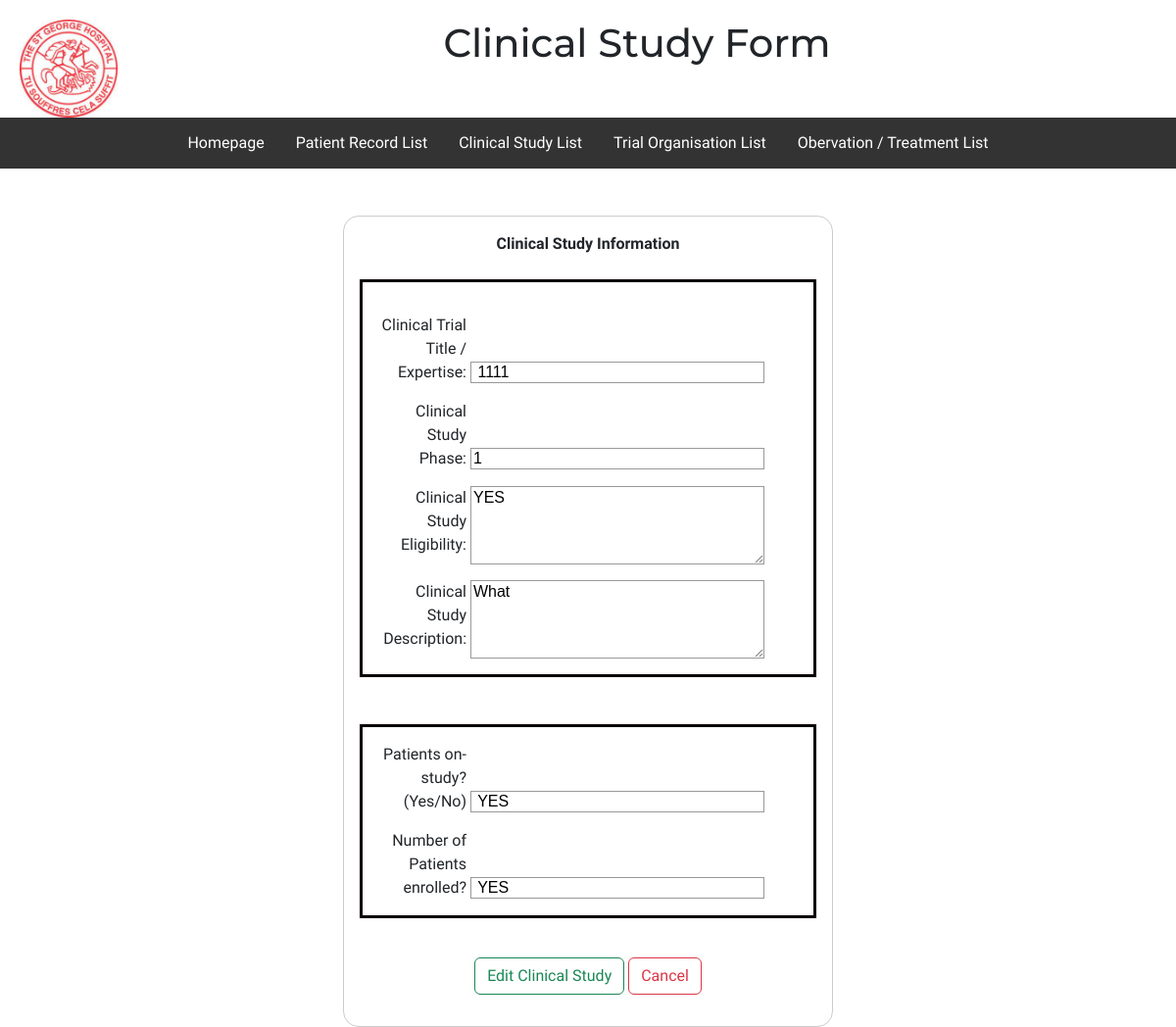
The app's page /clinicalStudiesFolder/editClinicalStudy.php?studyID=4, older data.
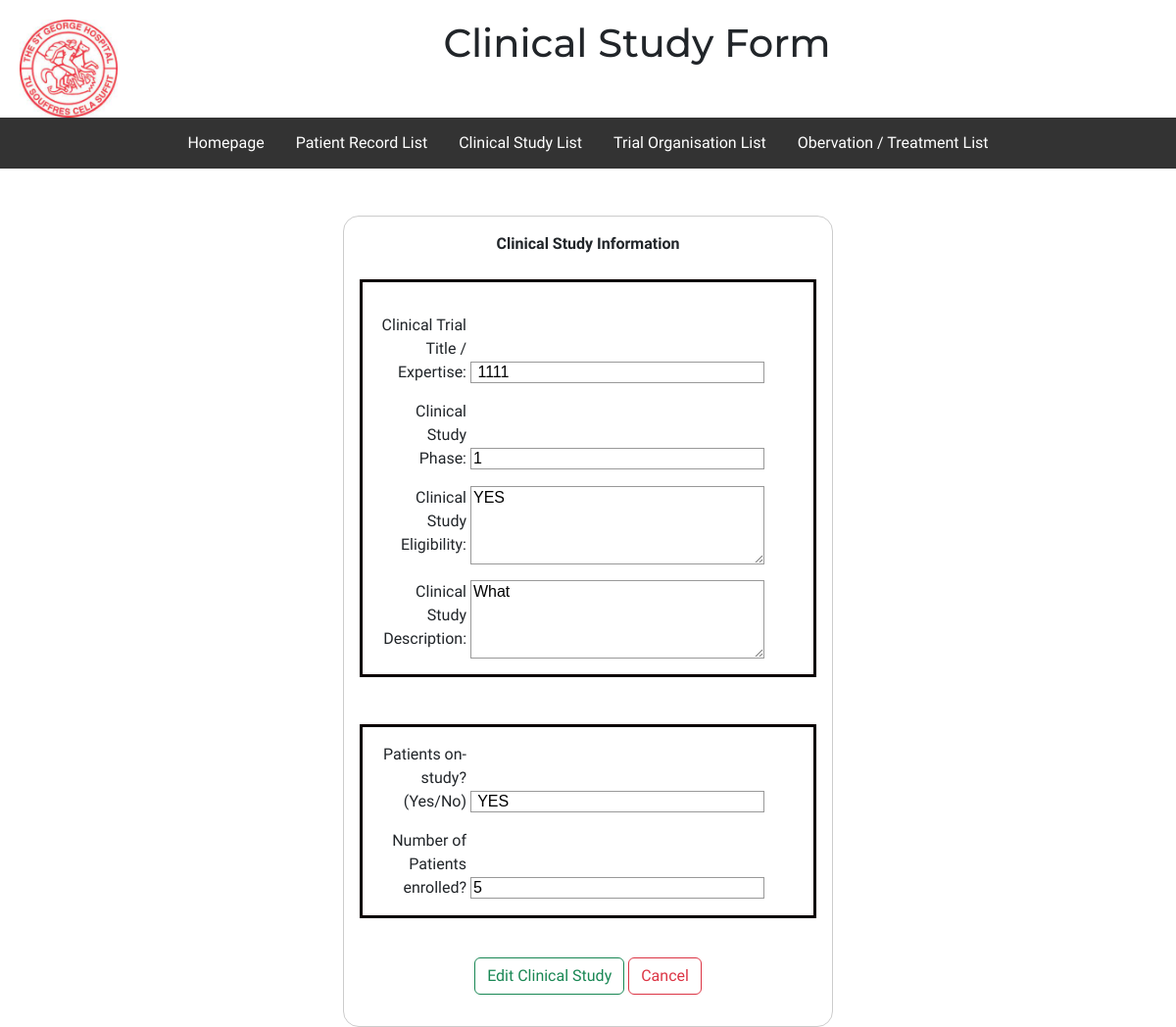
The same page, newer data.
### tables this page shows
CREATE TABLE `clinicalstudies` (
  `studyID` int(255) NOT NULL,
  `studyExpertise` varchar(255) NOT NULL,
  `studyPhase` int(255) NOT NULL,
  `eligibility` text NOT NULL,
  `clinicalStudyDescription` text NOT NULL,
  `onStudy` varchar(255) NOT NULL,
  `patientsEnrolledNumber` text NOT NULL
);

### clinicalStudiesFolder/editClinicalStudy.php (the view, shortened to what this page needs)
<?php
$servername = "localhost";
$username = "root";
$password = "";
$database = "clinicaltesting2";
$connection = new mysqli($servername, $username, $password, $database);
$studyExpertise = "";
$studyPhase = "";
$eligibility = "";
$clinicalStudyDescription = "";
$onStudy = "";
$patientsEnrolledNumber = "";
if ($_SERVER['REQUEST_METHOD'] == 'GET') {
    $studyID = $_GET["studyID"];
    $sql = "SELECT * FROM clinicalstudies WHERE studyID = $studyID";
    $result = $connection->query($sql);
    $row = $result->fetch_assoc();
    $studyExpertise = $row["studyExpertise"];
    $studyPhase = $row["studyPhase"];
    $eligibility = $row["eligibility"];
    $clinicalStudyDescription = $row["clinicalStudyDescription"];
    $onStudy = $row["onStudy"];
    $patientsEnrolledNumber = $row["patientsEnrolledNumber"];
}
?>
<!DOCTYPE html>
<html>
<head>
    <link rel="stylesheet" href="../style.css">
</head>
<body>
    <div class="header">
        <a href="../Homepage.html">
            <img src="../Images/Hospital Logo.jpg" alt="St George Logo"></a>
        <h1>Clinical Study Form</h1>
    </div>
    <br>
    <div class="topnav">
        <div id="topnav">
            <a href="../Homepage.html">Homepage</a>
            <a href="/clinicalTestingWebsite/patientRecordsFolder/patientRecordList.php">Patient
                Record
                List</a>
            <a href="/clinicalTestingWebsite/clinicalStudiesFolder/clinicalStudyList.php">Clinical
                Study List</a>
            <a href="/clinicalTestingWebsite/trialOrganisationsFolder/trialOrganisationsList.php">Trial
                Organisation List</a>
            <a href="/clinicalTestingWebsite/observationAndTreatmentRecordFolder/observationAndTreatmentList.php">Obervation
                / Treatment List</a>
        </div>
    </div>
    <br>
    <br>
    <form method="post">
        <ul>
            <div class="textOnForm">
                <b>Clinical Study Information</b>
            </div>
            <br>
            <div class="inputBlackBorder">
                <form method="post">
                    <li>
                        <label for="studyExpertise">Clinical Trial Title / Expertise:</label>
                        <input type="text" id="studyExpertise" name="studyExpertise" value="<?php echo $studyExpertise; ?> " placeholder="Enter the Title of the Clinical Study here with the Expertise." />
                    </li>
                    <li>
                        <label for="studyPhase">Clinical Study Phase:</label>
                        <input type="text" id="studyPhase" name="studyPhase" value="<?php echo $studyPhase; ?>" placeholder="Enter the phase of the Clinical Study here (1-5)" />
                    </li>
                    <li>
                        <label for="eligibility">Clinical Study Eligibility:</label>
                        <textarea id="eligibility" name=eligibility placeholder="E.g Patients must be 18 years old or greater"><?php echo $eligibility;?></textarea>
                    </li>
                    <li>
                        <label for="clinicalStudyDescription">Clinical Study Description:</label>
                        <textarea id="clinicalStudyDescription" name=clinicalStudyDescription placeholder="Enter the start time of the Clinical Trial here and any extra details worth noting."><?php echo $clinicalStudyDescription;?></textarea>
                    </li>
            </div>
            <br>
            <br>
            <div class="inputBlackBorder">
                <li>
                    <label> Patients on-study? (Yes/No)</label>
                    <input type="text" id="onStudy" name="onStudy" placeholder="Enter Yes or No here" value="<?php echo $onStudy; ?> " />
                </li>
                <li>
                    <label> Number of Patients enrolled? </label>
                    <input type="text" id="patientsEnrolledNumber" name="patientsEnrolledNumber" value="<?php echo $patientsEnrolledNumber; ?> " placeholder="Enter the number of patients enrolled" />
                </li>
            </div>
            <br>
            <li>
                <div class="buttonHolder">
                    <button type="submit" class="btn btn-outline-success">Edit Clinical Study</button>
                    <a class="btn btn-outline-danger" href="/clinicalTestingWebsite/clinicalStudiesFolder/clinicalStudyList.php" role="button">Cancel</a>
                </div>
            </li>
        </ul>
    </form>
</body>
</html>

Row changes from the older to the newer data that the page shows:
changed clinicalstudies "YES": patientsEnrolledNumber "YES" → "5"
